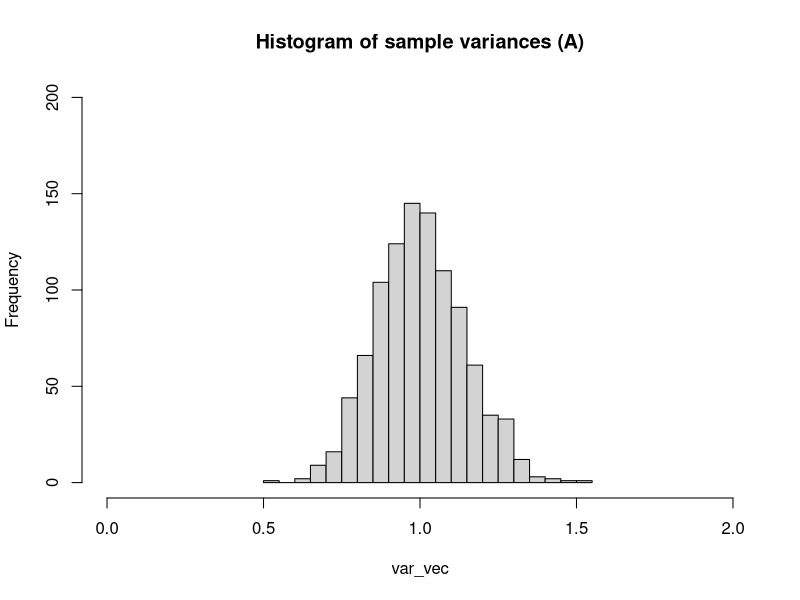
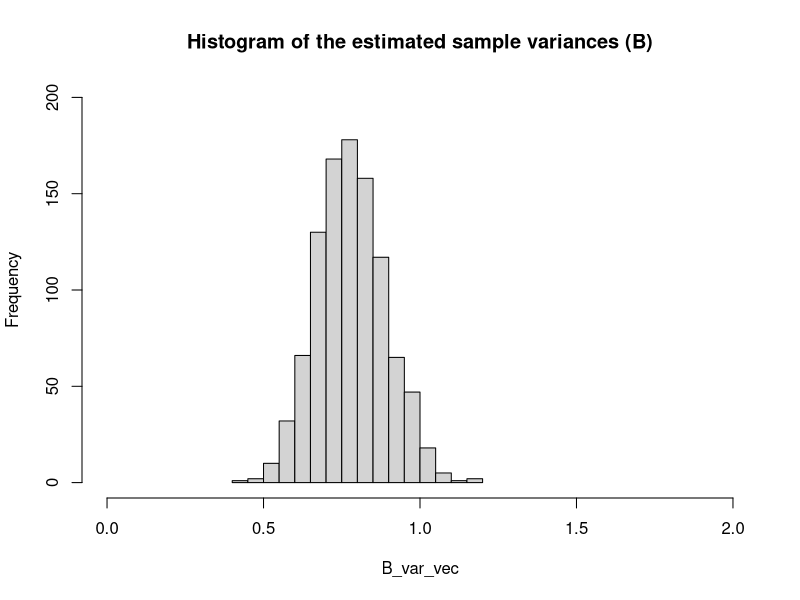
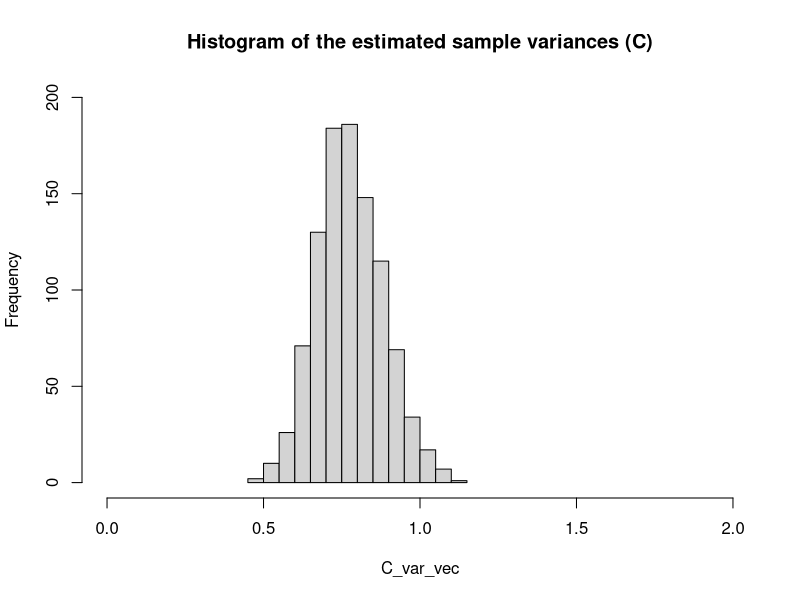
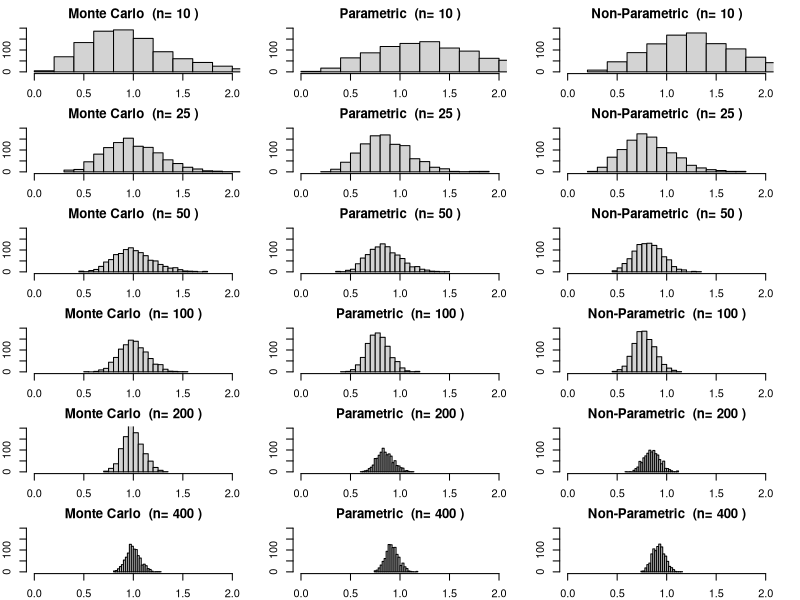
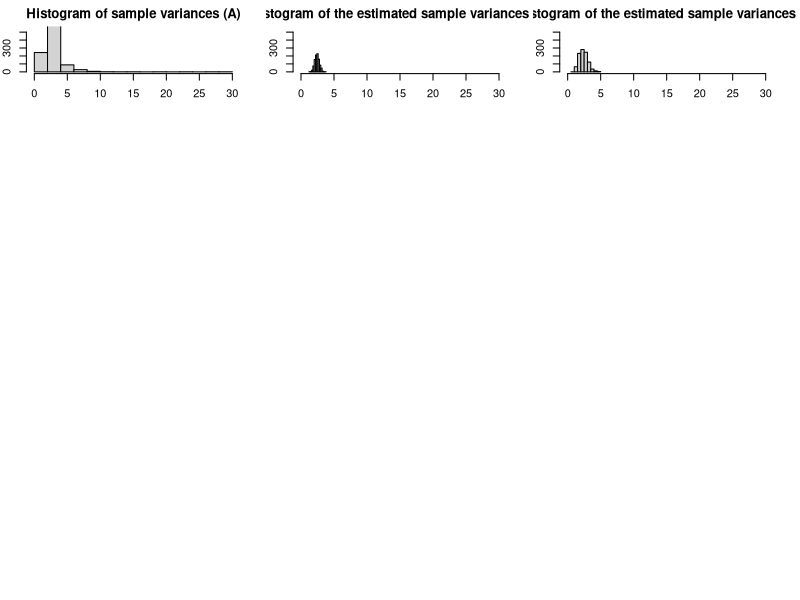
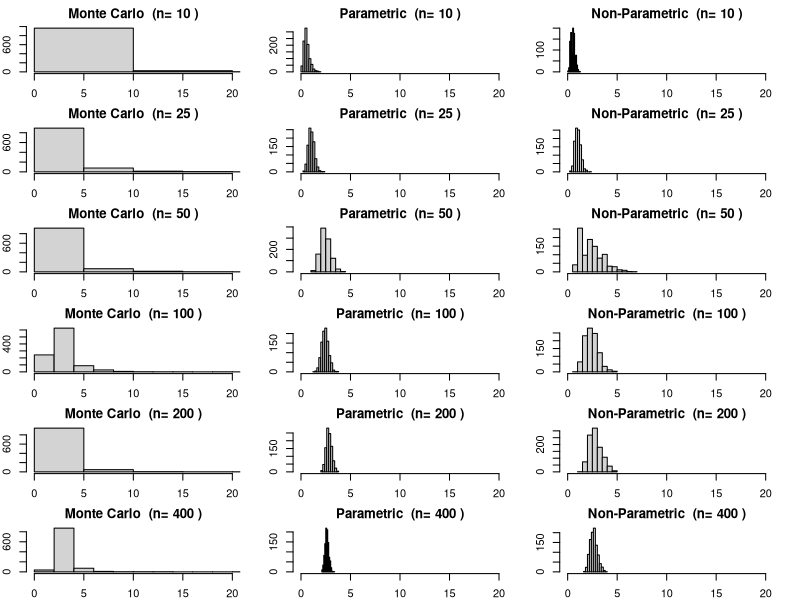
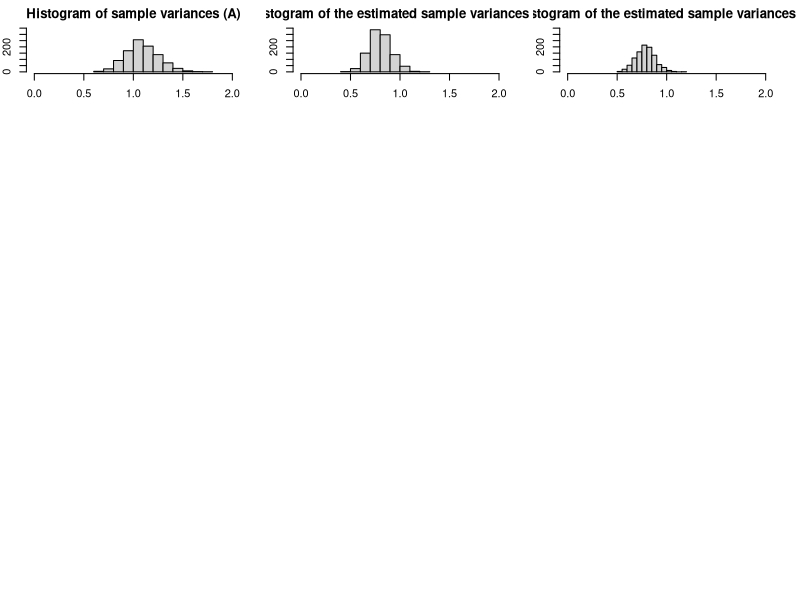
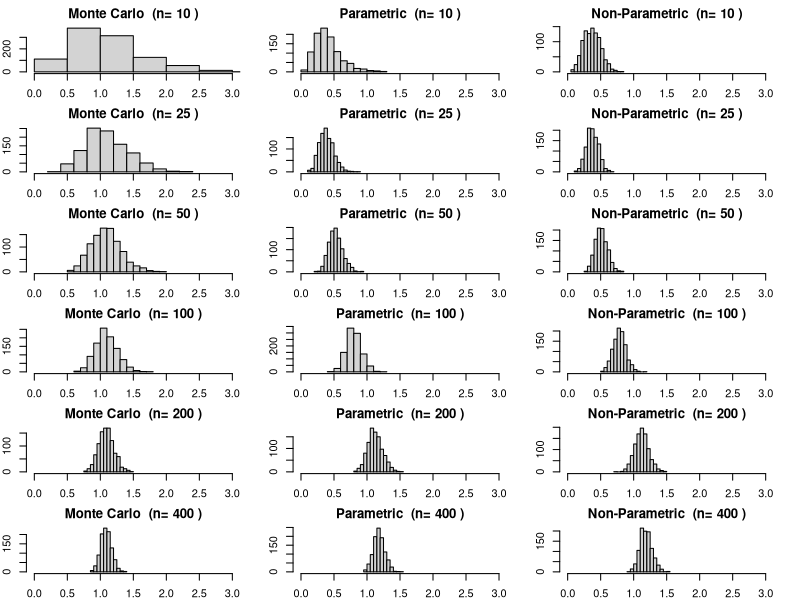

Generate these figures, in order, with R: (Note: a time limit stopped this script after it produced the figures.)
## ---- chunk 1
knitr::opts_chunk$set(warning = FALSE, message = FALSE) 
## ---- chunk 2
myRound <- function(x, acc=3) {mult = 10^acc; round(x*mult)/mult}
## ---- chunk 3
# Case 1
n = 100
m=1000
set.seed(0)
origData = rnorm(n) # case 1


# a) Player A
# generate 1000 data sets
set.seed(0)
z = rnorm(n*m)
mat = matrix(z,nrow=m)
#calculate variance for each row
var_vec = apply(mat,1,var) 
samp_mean = mean(var_vec)
samp_var = var(var_vec)
print(paste("The sample mean is (A): ", myRound(samp_mean)))
print(paste("The sample variance is (A): ", myRound(samp_var)))
hist(var_vec,
     ylim=c(0,200),
     breaks=20,
     xlim=c(0,2),
     main="Histogram of sample variances (A)")

# b) Player B
# Estimate mean and variance from the sample data
B_var = var(origData)
B_mean = mean(origData)
# simulate new data with 
set.seed(0)
B_mat = matrix(rnorm(n*m, mean = B_mean, sd = sqrt(B_var)),nrow=m)
B_var_vec = apply(B_mat,1,var) 
B_samp_mean = mean(B_var_vec)
B_samp_var = var(B_var_vec)
print(paste("The sample mean is (B): ", myRound(B_samp_mean)))
print(paste("The sample variance is (B): ", myRound(B_samp_var)))
hist(B_var_vec,
     ylim=c(0,200),
     breaks=20,
     xlim=c(0,2),
     main="Histogram of the estimated sample variances (B)")

# c) Player C
# sample new data
z=sample(x=origData, size=n*m, replace=TRUE)
C_mat = matrix(z,nrow=m)
C_var_vec = apply(C_mat,1,var) 
C_samp_mean = mean(C_var_vec)
C_samp_var = var(C_var_vec)
print(paste("The sample mean is (C): ", myRound(C_samp_mean)))
print(paste("The sample variance is (C): ", myRound(C_samp_var)))
hist(C_var_vec,
     ylim=c(0,200),
     breaks=20,
     xlim=c(0,2),
     main="Histogram of the estimated sample variances (C)")
## ---- chunk 4
# e)
n_vec=c(10, 25, 50, 100, 200, 400)
methods_vec = c("Monte Carlo", "Parametric", "Non-Parametric")
m=1000
set.seed(0)
data400 = rnorm(400)

# save results in tables
mean_res_df = data.frame(matrix(ncol=7, nrow=3))
var_res_df = data.frame(matrix(ncol=7, nrow=3))
colnames(mean_res_df) = c("Method", n_vec)
colnames(var_res_df) = c("Method", n_vec)
mean_res_df["Method"] = methods_vec
var_res_df["Method"] = methods_vec

par(mfrow=c(6,3),mar=c(2,2,2,2))
for(n in n_vec){
  mean_res_vec = c()
  var_res_vec = c()
  
  #Monte Carlo
  set.seed(0)
  z = rnorm(n*m)
  mat = matrix(z,nrow=m)
  var_vec = apply(mat,1,var) 
  samp_mean = myRound(mean(var_vec))
  samp_var = myRound(var(var_vec))
  mean_res_vec = c(mean_res_vec, samp_mean)
  var_res_vec = c(var_res_vec, samp_var)
  hist(var_vec,
       ylim=c(0,200),
       breaks=20,
       xlim=c(0,2),
       main=paste("Monte Carlo ", 
                  "(n=",n,")"))
  
  # Parametric
  # Estimate mean and variance from the sample data
  z = data400[1:n]
  B_var = var(z)
  B_mean = mean(z)
  # simulate new data with 
  set.seed(0)
  B_mat = matrix(rnorm(n*m, mean = B_mean, sd = sqrt(B_var)),nrow=m)
  B_var_vec = apply(B_mat,1,var) 
  B_samp_mean = myRound(mean(B_var_vec))
  B_samp_var = myRound(var(B_var_vec))
  mean_res_vec = c(mean_res_vec, B_samp_mean)
  var_res_vec = c(var_res_vec, B_samp_var)
  hist(B_var_vec,
       ylim=c(0,200),
       breaks=20,
       xlim=c(0,2),
       main=paste("Parametric ", 
                  "(n=",n,")"))
  
  # c) Player C
  # sample new data
  z=sample(x=data400[1:n], size=n*m, replace=TRUE)
  C_mat = matrix(z,nrow=m)
  C_var_vec = apply(C_mat,1,var) 
  C_samp_mean = myRound(mean(C_var_vec))
  C_samp_var = myRound(var(C_var_vec))
  mean_res_vec = c(mean_res_vec, C_samp_mean)
  var_res_vec = c(var_res_vec, C_samp_var)
  hist(C_var_vec,
       ylim=c(0,200),
       breaks=20,
       xlim=c(0,2),
       main=paste("Non-Parametric ", 
                  "(n=",n,")"))
  
  mean_res_df[as.character(n)] = mean_res_vec
  var_res_df[as.character(n)] = var_res_vec
}
# display tables
knitr::kable(mean_res_df, 
             format = "markdown", 
             caption = "Mean for different n values.")
knitr::kable(var_res_df, 
             format = "markdown",
             caption = "Variance for different n values.")

## ---- chunk 5
# Case 2
n = 100
m=1000
set.seed(0)
origData = rt(n,df=3); # case 2


# a) Player A
# generate 1000 data sets
set.seed(0)
z = rt(n*m,df=3)
mat = matrix(z,nrow=m)
#calculate variance for each row
var_vec = apply(mat,1,var) 
samp_mean = mean(var_vec)
samp_var = var(var_vec)
print(paste("The sample mean is (A): ", myRound(samp_mean)))
print(paste("The sample variance is (A): ", myRound(samp_var)))
hist(var_vec,
     ylim=c(0,550),
     # breaks=20,
     xlim=c(0,30),
     main="Histogram of sample variances (A)")

# b) Player B
# Estimate mean and variance from the sample data
B_var = var(origData)
B_mean = mean(origData)
# simulate new data with 
set.seed(0)
B_mat = matrix(rnorm(n*m, mean = B_mean, sd = sqrt(B_var)),nrow=m)
B_var_vec = apply(B_mat,1,var) 
B_samp_mean = mean(B_var_vec)
B_samp_var = var(B_var_vec)
print(paste("The sample mean is (B): ", myRound(B_samp_mean)))
print(paste("The sample variance is (B): ", myRound(B_samp_var)))
hist(B_var_vec,
     ylim=c(0,550),
     # breaks=20,
     xlim=c(0,30),
     main="Histogram of the estimated sample variances (B)")

# c) Player C
# sample new data
z=sample(x=origData, size=n*m, replace=TRUE)
C_mat = matrix(z,nrow=m)
C_var_vec = apply(C_mat,1,var) 
C_samp_mean = mean(C_var_vec)
C_samp_var = var(C_var_vec)
print(paste("The sample mean is (C): ", myRound(C_samp_mean)))
print(paste("The sample variance is (C): ", myRound(C_samp_var)))
hist(C_var_vec,
     ylim=c(0,550),
     # breaks=20,
     xlim=c(0,30),
     main="Histogram of the estimated sample variances (C)")
## ---- chunk 6
# e)
n_vec=c(10, 25, 50, 100, 200, 400)
methods_vec = c("Monte Carlo", "Parametric", "Non-Parametric")
m=1000
set.seed(0)
data400 = rt(400,df=3)

# save results in tables
mean_res_df = data.frame(matrix(ncol=7, nrow=3))
var_res_df = data.frame(matrix(ncol=7, nrow=3))
colnames(mean_res_df) = c("Method", n_vec)
colnames(var_res_df) = c("Method", n_vec)
mean_res_df["Method"] = methods_vec
var_res_df["Method"] = methods_vec

par(mfrow=c(6,3),mar=c(2,2,2,2))
for(n in n_vec){
  mean_res_vec = c()
  var_res_vec = c()
  
  #Monte Carlo
  set.seed(0)
  z = rt(n*m, df=3)
  mat = matrix(z,nrow=m)
  var_vec = apply(mat,1,var) 
  samp_mean = myRound(mean(var_vec))
  samp_var = myRound(var(var_vec))
  mean_res_vec = c(mean_res_vec, samp_mean)
  var_res_vec = c(var_res_vec, samp_var)
  hist(var_vec,
       # ylim=c(0,500),
       # breaks=20,
       xlim=c(0,20),
       main=paste("Monte Carlo ", 
                  "(n=",n,")"))
  
  # Parametric
  # Estimate mean and variance from the sample data
  z = data400[1:n]
  B_var = var(z)
  B_mean = mean(z)
  # simulate new data with 
  set.seed(0)
  B_mat = matrix(rnorm(n*m, mean = B_mean, sd = sqrt(B_var)),nrow=m)
  B_var_vec = apply(B_mat,1,var) 
  B_samp_mean = myRound(mean(B_var_vec))
  B_samp_var = myRound(var(B_var_vec))
  mean_res_vec = c(mean_res_vec, B_samp_mean)
  var_res_vec = c(var_res_vec, B_samp_var)
  hist(B_var_vec,
       # ylim=c(0,500),
       # breaks=20,
       xlim=c(0,20),
       main=paste("Parametric ", 
                  "(n=",n,")"))
  
  # c) Player C
  # sample new data
  z=sample(x=data400[1:n], size=n*m, replace=TRUE)
  C_mat = matrix(z,nrow=m)
  C_var_vec = apply(C_mat,1,var) 
  C_samp_mean = myRound(mean(C_var_vec))
  C_samp_var = myRound(var(C_var_vec))
  mean_res_vec = c(mean_res_vec, C_samp_mean)
  var_res_vec = c(var_res_vec, C_samp_var)
  hist(C_var_vec,
       # ylim=c(0,500),
       # breaks=20,
       xlim=c(0,20),
       main=paste("Non-Parametric ", 
                  "(n=",n,")"))
  
  mean_res_df[as.character(n)] = mean_res_vec
  var_res_df[as.character(n)] = var_res_vec
}
# display tables
knitr::kable(mean_res_df, 
             format = "markdown", 
             caption = "Mean for different n values.")
knitr::kable(var_res_df, 
             format = "markdown",
             caption = "Variance for different n values.")
## ---- chunk 7
# Case 3
n = 100
m=1000
set.seed(0)
origData = rt(n,df=25); # case 3


# a) Player A
# generate 1000 data sets
set.seed(0)
z = rt(n*m,df=25)
mat = matrix(z,nrow=m)
#calculate variance for each row
var_vec = apply(mat,1,var) 
samp_mean = mean(var_vec)
samp_var = var(var_vec)
print(paste("The sample mean is (A): ", myRound(samp_mean)))
print(paste("The sample variance is (A): ", myRound(samp_var)))
hist(var_vec,
     ylim=c(0,350),
     # breaks=20,
     xlim=c(0,2),
     main="Histogram of sample variances (A)")

# b) Player B
# Estimate mean and variance from the sample data
B_var = var(origData)
B_mean = mean(origData)
# simulate new data with 
set.seed(0)
B_mat = matrix(rnorm(n*m, mean = B_mean, sd = sqrt(B_var)),nrow=m)
B_var_vec = apply(B_mat,1,var) 
B_samp_mean = mean(B_var_vec)
B_samp_var = var(B_var_vec)
print(paste("The sample mean is (B): ", myRound(B_samp_mean)))
print(paste("The sample variance is (B): ", myRound(B_samp_var)))
hist(B_var_vec,
     ylim=c(0,350),
     # breaks=20,
     xlim=c(0,2),
     main="Histogram of the estimated sample variances (B)")

# c) Player C
# sample new data
z=sample(x=origData, size=n*m, replace=TRUE)
C_mat = matrix(z,nrow=m)
C_var_vec = apply(C_mat,1,var) 
C_samp_mean = mean(C_var_vec)
C_samp_var = var(C_var_vec)
print(paste("The sample mean is (C): ", myRound(C_samp_mean)))
print(paste("The sample variance is (C): ", myRound(C_samp_var)))
hist(C_var_vec,
     ylim=c(0,350),
     # breaks=20,
     xlim=c(0,2),
     main="Histogram of the estimated sample variances (C)")
## ---- chunk 8
# e)
n_vec=c(10, 25, 50, 100, 200, 400)
methods_vec = c("Monte Carlo", "Parametric", "Non-Parametric")
m=1000
set.seed(0)
data400 = rt(400,df=25)

# save results in tables
mean_res_df = data.frame(matrix(ncol=7, nrow=3))
var_res_df = data.frame(matrix(ncol=7, nrow=3))
colnames(mean_res_df) = c("Method", n_vec)
colnames(var_res_df) = c("Method", n_vec)
mean_res_df["Method"] = methods_vec
var_res_df["Method"] = methods_vec

par(mfrow=c(6,3),mar=c(2,2,2,2))
for(n in n_vec){
  mean_res_vec = c()
  var_res_vec = c()
  
  #Monte Carlo
  set.seed(0)
  z = rt(n*m, df=25)
  mat = matrix(z,nrow=m)
  var_vec = apply(mat,1,var) 
  samp_mean = myRound(mean(var_vec))
  samp_var = myRound(var(var_vec))
  mean_res_vec = c(mean_res_vec, samp_mean)
  var_res_vec = c(var_res_vec, samp_var)
  hist(var_vec,
       # ylim=c(0,500),
       # breaks=20,
       xlim=c(0,3),
       main=paste("Monte Carlo ", 
                  "(n=",n,")"))
  
  # Parametric
  # Estimate mean and variance from the sample data
  z = data400[1:n]
  B_var = var(z)
  B_mean = mean(z)
  # simulate new data with 
  set.seed(0)
  B_mat = matrix(rnorm(n*m, mean = B_mean, sd = sqrt(B_var)),nrow=m)
  B_var_vec = apply(B_mat,1,var) 
  B_samp_mean = myRound(mean(B_var_vec))
  B_samp_var = myRound(var(B_var_vec))
  mean_res_vec = c(mean_res_vec, B_samp_mean)
  var_res_vec = c(var_res_vec, B_samp_var)
  hist(B_var_vec,
       # ylim=c(0,500),
       # breaks=20,
       xlim=c(0,3),
       main=paste("Parametric ", 
                  "(n=",n,")"))
  
  # c) Player C
  # sample new data
  z=sample(x=data400[1:n], size=n*m, replace=TRUE)
  C_mat = matrix(z,nrow=m)
  C_var_vec = apply(C_mat,1,var) 
  C_samp_mean = myRound(mean(C_var_vec))
  C_samp_var = myRound(var(C_var_vec))
  mean_res_vec = c(mean_res_vec, C_samp_mean)
  var_res_vec = c(var_res_vec, C_samp_var)
  hist(C_var_vec,
       # ylim=c(0,500),
       # breaks=20,
       xlim=c(0,3),
       main=paste("Non-Parametric ", 
                  "(n=",n,")"))
  
  mean_res_df[as.character(n)] = mean_res_vec
  var_res_df[as.character(n)] = var_res_vec
}
# display tables
knitr::kable(mean_res_df, 
             format = "markdown", 
             caption = "Mean for different n values.")
knitr::kable(var_res_df, 
             format = "markdown",
             caption = "Variance for different n values.")
## ---- chunk 9
myCVids <- function(n, K, seed=0) {
# balanced subsets generation (subset sizes differ by at most 1)
# n is the number of observations/rows in the training set
# K is the desired number of folds (e.g., 5 or 10)
set.seed(seed);
t = floor(n/K); r = n-t*K;
id0 = rep((1:K),times=t)
ids = sample(id0,t*K)
if (r > 0) {ids = c(ids, sample(K,r))}
ids
}

# two-sample t test
column_t_test <- function(features, target){
  tests = lapply(seq(1,ncol(features)),function(x){t.test(features[,x]~target)})
  pval_lst = lapply(seq(1,length(tests)),function(x){tests[[x]]$p.value})
  return(list(tests, pval_lst))
}


# keep features with p-value <= 0.05
top_features <- function(pval_lst, p_val, p_min){
  bool_lst = lapply(seq(1,length(pval_lst)),function(x){pval_lst[[x]] < p_val})
  if(sum(as.integer(bool_lst))<=p_min){
    pval_df = t(data.frame(pval_lst))
    row.names(pval_df) <- NULL
    bool_df=data.frame(pval_sig=matrix(unlist(bool_lst), nrow=length(bool_lst), byrow=TRUE))
    bool_df$p_val <- pval_df[,1]
    selected_df = bool_df[bool_df$pval_sig==TRUE,]
    feat_index_vec = as.numeric(rownames(selected_df))
    return(feat_index_vec)
  }else{
    pval_df = t(data.frame(pval_lst))
    row.names(pval_df) <- NULL
    bool_df=data.frame(pval_sig=matrix(unlist(bool_lst), nrow=length(bool_lst), byrow=TRUE))
    bool_df$p_val <- pval_df[,1]
    bool_df$p_top = FALSE
    sorted_res = sort(bool_df$p_val, index.return=TRUE)
    bool_df[head(sorted_res$ix,p_min),]$p_top = TRUE
    bool_df$p_select = as.logical(bool_df$pval_sig*bool_df$p_top)
    selected_df = bool_df[bool_df$p_select==TRUE,]
    feat_index_vec = as.numeric(rownames(selected_df))
    return(feat_index_vec)
  }
  
  
}

# Mis-classification ratio calculation
MCR <- function(true_vals, pred_probs, threshold=0.5){
  if(length(true_vals)!=length(pred_probs)){
    print("ERROR: predictions and true values not of same shape")
  }else{
    pred_vals = as.integer((pred_probs > threshold))
    mcr = sum(pred_vals != true_vals)/length(true_vals)
    return(mcr)
  }
}
## ---- chunk 10
# Generate data
set.seed(0) # set seed
n = 25 # number of samples in each class
nr = n*2 # total number of samples
Y = c(rep(1,n),rep(0,n)) # target values
k=10 # k value for cross validation
p_star_vec = c(5,10,20,40) # p* values to select the top features in the data
i_vec = seq(5) #different values of i for different sized data sets

# create matrix where results will be stored
mcr_i_pstar_df = data.frame(matrix(0, 
                                   nrow = length(p_star_vec), 
                                   ncol = length(i_vec)+1)) 
mcr_i_pstar_df[,1] = p_star_vec # add p* values to results table

# loop over values of i to make different data sets
for(i in i_vec){
  nc = 200*2^i # nc = 6400
  M = matrix(rnorm(nr*nc),nrow=nr)
  X = M[,1:nc] # features of data
  # calculate cross validation indexes
  # this is applied only after feature selection
  ids = myCVids(n=nr, K=k, seed=0)
  # feature selection
  # apply two-sample t-test
  t_test_results = column_t_test(features=X, target=Y)
  # get all features according to p-value at differing values of p_star
  # create vector to store mean mcr values for each p* subset
  mean_pstar_mcr_vec = c() 
  
  # loop over p* values to create a subset of selected features
  for(p_star in p_star_vec){
    feat_index_vec = c(top_features(pval_lst=t_test_results[[2]],
                                    p_val=0.05, 
                                    p_min=p_star))
    
    X_pstar = X[,feat_index_vec]
    k_mcr_vec = c() # store all MCR values for each k

    # loop over k to calculate the MCR for each fold
    for( k in seq(k)){
      isk = (ids == k) # k varies from 1 to K
      valid.k = which(isk) # test data index
      train.k = which(!isk) # train data index
      # get all training data in single data frame
      train_df = data.frame(Y=Y[train.k], X_pstar[train.k,])
      # get all testing data in single data frame
      val_df = data.frame(Y=Y[valid.k], X_pstar[valid.k,])
      
      # train a Logistic regression model
      LR = glm(Y ~ .,
              data=train_df,
              family="binomial")
      
      # get estimated probabilities on the test data 
      LR_probs = data.frame(
                    predict(LR,
                    val_df,
                    type ="response"
                    )
                  )
      
      # use the probabilities to calculate the MCR
      mcr = MCR(
              true_vals=val_df$Y,
              pred_probs=LR_probs[,1],
              threshold=0.5)
      
      k_mcr_vec = c(k_mcr_vec, mcr)
    }
    mean_pstar_mcr = mean(k_mcr_vec) # get the mean MCR for all values of k

    mean_pstar_mcr_vec = c(mean_pstar_mcr_vec, mean_pstar_mcr)
  }
  mcr_i_pstar_df[,i+1] = mean_pstar_mcr_vec
}
# add all data to a data frame and transform to be in the correct format
mcr_i_pstar_df = t(mcr_i_pstar_df)
rownames(mcr_i_pstar_df) = c("p*", i_vec)
knitr::kable(mcr_i_pstar_df, format = "markdown") # display table

## ---- chunk 11
# Generate data
set.seed(0) # set seed
n = 25 # number of samples in each class
nr = n*2 # total number of samples
Y = c(rep(1,n),rep(0,n)) # target values
k=10 # k value for cross validation
p_star_vec = c(5,10,20,40) # p* values to select the top features in the data
i_vec = seq(5) #different values of i for different sized data sets

# create matrix where results will be stored
mcr_i_pstar_df = data.frame(matrix(0,
                                   nrow = length(p_star_vec),
                                   ncol = length(i_vec)+1))
mcr_i_pstar_df[,1] = p_star_vec # add p* values to results table
progress=0
# loop over values of i to make different data sets
for(i in i_vec){
  nc = 200*2^i # nc = 6400
  M = matrix(rnorm(nr*nc),nrow=nr)
  X = M[,1:nc] # features of data
  # calculate cross validation indexes
  # this is applied only after feature selection
  ids = myCVids(n=nr, K=k, seed=0)

  # get all features according to p-value at differing values of p_star
  # create vector to store mean mcr values for each p* subset
  mean_pstar_mcr_vec = c()

  # loop over p* values to create a subset of selected features
  for(p_star in p_star_vec){
    k_mcr_vec = c() # store all mcr values for each k

    # k-fold cross validation
    # loop over k to calculate the MCR for each fold
    for( k in seq(k)){
      progress=progress+1
      # print(myRound(progress/200)*100)
      isk = (ids == k) # k varies from 1 to K
      valid.k = which(isk) # test data index
      train.k = which(!isk) # train data index


      # feature selection
      # apply two-sample t-test
      t_test_results = column_t_test(features=X[train.k,], target=Y[train.k])
      feat_index_vec = c(top_features(pval_lst=t_test_results[[2]],
                                p_val=0.05,
                                p_min=p_star))
      X_pstar = X[,feat_index_vec]


      # get all training data in single data frame
      train_df = data.frame(Y=Y[train.k], X_pstar[train.k,])
      # get all testing data in single data frame
      val_df = data.frame(Y=Y[valid.k], X_pstar[valid.k,])

      # train a Logistic regression model
      LR = glm(Y ~ .,
              data=train_df,
              family="binomial")

      # get estimated probabilities on the test data
      LR_probs = data.frame(
                    predict(LR,
                    val_df,
                    type ="response"
                    )
                  )

      # use the probabilities to calculate the MCR
      mcr = MCR(
              true_vals=val_df$Y,
              pred_probs=LR_probs[,1],
              threshold=0.5)

      k_mcr_vec = c(k_mcr_vec, mcr)
    }
    mean_pstar_mcr = mean(k_mcr_vec) # get the mean MCR for all values of k

    mean_pstar_mcr_vec = c(mean_pstar_mcr_vec, mean_pstar_mcr)
  }
  mcr_i_pstar_df[,i+1] = mean_pstar_mcr_vec
}
# add all data to a data frame and transform to be in the correct format
mcr_i_pstar_df = t(mcr_i_pstar_df)
rownames(mcr_i_pstar_df) = c("p*", i_vec)
knitr::kable(mcr_i_pstar_df, format = "markdown") # display table
## ---- chunk 12
# functions
myCVids <- function(n, K, seed=0) {
# balanced subsets generation (subset sizes differ by at most 1)
# n is the number of observations/rows in the training set
# K is the desired number of folds (e.g., 5 or 10)
set.seed(seed);
t = floor(n/K); r = n-t*K;
id0 = rep((1:K),times=t)
ids = sample(id0,t*K)
if (r > 0) {ids = c(ids, sample(K,r))}
ids
}

genData <- function(n, seed=0) {
set.seed(seed)
x = seq(-1,1,length.out=n)
y = x - x^2 + 2*rnorm(n) # true sigma = 2;
out.df = data.frame(x=x, y=y)
out.df
}
## ---- chunk 13
# parameters
set.seed(100)
d_vec = seq(0,4)
# generate data
train.df = genData(n=200,seed=100)
test.df = genData(400)

# create k-fold indexes
k=5
inds.part = myCVids(n=nrow(train.df),K=k)
# create a data frame to save results into
M = matrix(0, nrow = (length(d_vec)), ncol = k+1)
KFOLD_df = data.frame(M) 
KFOLD_df[,1] = d_vec # add degrees to results table
colnames(KFOLD_df) = c("Degree", seq(k))

# loop over k-folds
for( k in seq(k)){
  isk = (inds.part == k) # k varies from 1 to K
  valid.k = which(isk) # test data index
  train.k = which(!isk)
  # split data 
  train_sub_df = train.df[train.k,]
  valid_df = train.df[valid.k,]
  
  d_mse_vec = c()
  for(d in d_vec){
    if(d==0){
      # train a polynomial model
      PR = lm(y ~ 1, data=train_sub_df)
    }else{
     # train a polynomial model
      PR = lm(y ~ poly(x, d, raw = TRUE), data=train_sub_df) 
    }
    # get predicted values to calculate MSE
    pred_val = predict(PR, valid_df, type="response")
    pred_true_val_df = data.frame(pred = pred_val, actual = valid_df$y)
    #calculate MSE
    mse = mean((pred_true_val_df$actual - pred_true_val_df$pred)^2)
    d_mse_vec = c(d_mse_vec, mse)
  }
  KFOLD_df[,k+1] = d_mse_vec
}

# tally of MSE
KFOLD_df$Total_MSE = rowSums(KFOLD_df)
knitr::kable(KFOLD_df, format = "markdown") # display table
# print best d value
print(paste("The best K-fold degree is: ",
            as.character(KFOLD_df[which.min(KFOLD_df$Total_MSE),]$Degree)))
## ---- chunk 14
# create k-fold indexes
k=nrow(train.df)
inds.part = myCVids(n=nrow(train.df),K=k)
# create a data frame to save results into
M = matrix(0, nrow = (length(d_vec)), ncol = k+1)
LOOCV_df = data.frame(M) 
LOOCV_df[,1] = d_vec # add degrees to results table
colnames(LOOCV_df) = c("Degree", seq(k))

# loop over k-folds
for( k in seq(k)){
  isk = (inds.part == k) # k varies from 1 to K
  valid.k = which(isk) # test data index
  train.k = which(!isk)
  # split data 
  train_sub_df = train.df[train.k,]
  valid_df = train.df[valid.k,]
  
  d_mse_vec = c()
  for(d in d_vec){
    if(d==0){
      # train a polynomial model
      PR = lm(y ~ 1, data=train_sub_df)
    }else{
     # train a polynomial model
      PR = lm(y ~ poly(x, d, raw = TRUE), data=train_sub_df) 
    }
    # get predicted values to calculate MSE
    pred_val = predict(PR, valid_df, type="response")
    pred_true_val_df = data.frame(pred = pred_val, actual = valid_df$y)
    #calculate MSE
    mse = mean((pred_true_val_df$actual - pred_true_val_df$pred)^2)
    d_mse_vec = c(d_mse_vec, mse)
  }
  LOOCV_df[,k+1] = d_mse_vec
}

# tally of MSE
LOOCV_df$Total_MSE = rowSums(LOOCV_df)
knitr::kable(LOOCV_df[,c(1,k+2)], format = "markdown") # display table
# print best d value
print(paste("The best LOOCV degree is: ",
            as.character(LOOCV_df[which.min(LOOCV_df$Total_MSE),]$Degree)))
## ---- chunk 15
# estimate test data MSE
test_d_vec = c()
for(d in d_vec){
  if(d==0){
    # train a polynomial model
    PR = lm(y ~ 1, data=train.df)
  }else{
   # train a polynomial model
    PR = lm(y ~ poly(x, d, raw = TRUE), data=train.df) 
  }
  # get predicted values to calculate MSE
  pred_val = predict(PR, test.df, type="response")
  pred_true_val_df = data.frame(pred = pred_val, actual = test.df$y)
  #calculate MSE
  mse = mean((pred_true_val_df$actual - pred_true_val_df$pred)^2)
  test_d_vec = c(test_d_vec, mse)
}

# visualize LOOCV and K-fold CV
# calculate max and min limits of data KFOLD
kfold_max_vec = apply(KFOLD_df[, 2:(ncol(KFOLD_df)-1)], 1, max)
kfold_min_vec = apply(KFOLD_df[, 2:(ncol(KFOLD_df)-1)], 1, min)
kfold_mean_vec = apply(KFOLD_df[, 2:(ncol(KFOLD_df)-1)], 1, mean)
# calculate max and min limits of data for LOOCV
loocv_max_vec = apply(LOOCV_df[, 2:(ncol(LOOCV_df)-1)], 1, max)
loocv_min_vec = apply(LOOCV_df[, 2:(ncol(LOOCV_df)-1)], 1, min)
loocv_mean_vec = apply(LOOCV_df[, 2:(ncol(LOOCV_df)-1)], 1, mean)

{plot(x=KFOLD_df$Degree, 
     y=kfold_mean_vec,
     ylab="Mean Squared Error",
     main="Mean MSE from CV",
     xlab="Degree of Polynomial",
     type='b',
     col='red',
     pch = 16,
     lwd=3,
     ylim=c(3,4.2))
lines(x=LOOCV_df$Degree,
     y=loocv_mean_vec,
     type='b',
     col='blue',
     pch = 16,
     lwd=3)
lines(x=LOOCV_df$Degree,
     y=test_d_vec,
     type='b',
     col='black',
     pch = 16,
     lwd=3)
abline(v=KFOLD_df[which.min(KFOLD_df$Total_MSE),]$Degree,
     col='red',
     pch = 16,
     lty=3,
     lwd=3)
abline(v=LOOCV_df[which.min(LOOCV_df$Total_MSE),]$Degree,
     col='blue',
     pch = 16,
     lty=3,
     lwd=3)
legend("topright",
       inset = 0.05, 
       legend = c("Training LOOCV MSE", "Training K-fold CV MSE", "LOOCV best d", "K-fold CV best d", "Test data MSE (No CV)"),
       lty = c(1,1,3,3),
       col = c("blue", "red","blue", "red", "black"),
       lwd = 2)}
## ---- chunk 16
# parameters
set.seed(100)
d_vec = seq(0,4)
# generate data
train.df = genData(n=400,seed=100)
test.df = genData(400)

# create k-fold indexes
k=5
inds.part = myCVids(n=nrow(train.df),K=k)
# create a data frame to save results into
M = matrix(0, nrow = (length(d_vec)), ncol = k+1)
KFOLD_df = data.frame(M) 
KFOLD_df[,1] = d_vec # add degrees to results table
colnames(KFOLD_df) = c("Degree", seq(k))

# loop over k-folds
for( k in seq(k)){
  isk = (inds.part == k) # k varies from 1 to K
  valid.k = which(isk) # test data index
  train.k = which(!isk)
  # split data 
  train_sub_df = train.df[train.k,]
  valid_df = train.df[valid.k,]
  
  d_mse_vec = c()
  for(d in d_vec){
    if(d==0){
      # train a polynomial model
      PR = lm(y ~ 1, data=train_sub_df)
    }else{
     # train a polynomial model
      PR = lm(y ~ poly(x, d, raw = TRUE), data=train_sub_df) 
    }
    # get predicted values to calculate MSE
    pred_val = predict(PR, valid_df, type="response")
    pred_true_val_df = data.frame(pred = pred_val, actual = valid_df$y)
    #calculate MSE
    mse = mean((pred_true_val_df$actual - pred_true_val_df$pred)^2)
    d_mse_vec = c(d_mse_vec, mse)
  }
  KFOLD_df[,k+1] = d_mse_vec
}

# tally of MSE
KFOLD_df$Total_MSE = rowSums(KFOLD_df)
knitr::kable(KFOLD_df, format = "markdown") # display table
# print best d value
print(paste("The best K-fold degree is: ",
            as.character(KFOLD_df[which.min(KFOLD_df$Total_MSE),]$Degree)))

# create k-fold indexes
k=nrow(train.df)
inds.part = myCVids(n=nrow(train.df),K=k)
# create a data frame to save results into
M = matrix(0, nrow = (length(d_vec)), ncol = k+1)
LOOCV_df = data.frame(M)
LOOCV_df[,1] = d_vec # add degrees to results table
colnames(LOOCV_df) = c("Degree", seq(k))

# loop over k-folds
for( k in seq(k)){
  isk = (inds.part == k) # k varies from 1 to K
  valid.k = which(isk) # test data index
  train.k = which(!isk)
  # split data 
  train_sub_df = train.df[train.k,]
  valid_df = train.df[valid.k,]
  
  d_mse_vec = c()
  for(d in d_vec){
    if(d==0){
      # train a polynomial model
      PR = lm(y ~ 1, data=train_sub_df)
    }else{
     # train a polynomial model
      PR = lm(y ~ poly(x, d, raw = TRUE), data=train_sub_df) 
    }
    # get predicted values to calculate MSE
    pred_val = predict(PR, valid_df, type="response")
    pred_true_val_df = data.frame(pred = pred_val, actual = valid_df$y)
    #calculate MSE
    mse = mean((pred_true_val_df$actual - pred_true_val_df$pred)^2)
    d_mse_vec = c(d_mse_vec, mse)
  }
  LOOCV_df[,k+1] = d_mse_vec
}

# tally of MSE
LOOCV_df$Total_MSE = rowSums(LOOCV_df)
knitr::kable(LOOCV_df[,c(1,k+2)], format = "markdown") # display table
# print best d value
print(paste("The best LOOCV degree is: ",
            as.character(LOOCV_df[which.min(LOOCV_df$Total_MSE),]$Degree)))

# estimate test data MSE
test_d_vec = c()
for(d in d_vec){
  if(d==0){
    # train a polynomial model
    PR = lm(y ~ 1, data=train.df)
  }else{
   # train a polynomial model
    PR = lm(y ~ poly(x, d, raw = TRUE), data=train.df) 
  }
  # get predicted values to calculate MSE
  pred_val = predict(PR, test.df, type="response")
  pred_true_val_df = data.frame(pred = pred_val, actual = test.df$y)
  #calculate MSE
  mse = mean((pred_true_val_df$actual - pred_true_val_df$pred)^2)
  test_d_vec = c(test_d_vec, mse)
}

# visualize LOOCV and K-fold CV
# calculate max and min limits of data KFOLD
kfold_max_vec = apply(KFOLD_df[, 2:(ncol(KFOLD_df)-1)], 1, max)
kfold_min_vec = apply(KFOLD_df[, 2:(ncol(KFOLD_df)-1)], 1, min)
kfold_mean_vec = apply(KFOLD_df[, 2:(ncol(KFOLD_df)-1)], 1, mean)
# calculate max and min limits of data for LOOCV
loocv_max_vec = apply(LOOCV_df[, 2:(ncol(LOOCV_df)-1)], 1, max)
loocv_min_vec = apply(LOOCV_df[, 2:(ncol(LOOCV_df)-1)], 1, min)
loocv_mean_vec = apply(LOOCV_df[, 2:(ncol(LOOCV_df)-1)], 1, mean)

{plot(x=KFOLD_df$Degree, 
     y=kfold_mean_vec,
     ylab="Mean Squared Error",
     main="Mean MSE from CV",
     xlab="Degree of Polynomial",
     type='b',
     col='red',
     pch = 16,
     lwd=3,
     ylim=c(3.5,4.5))
lines(x=LOOCV_df$Degree,
     y=loocv_mean_vec,
     type='b',
     col='blue',
     pch = 16,
     lwd=3)
lines(x=LOOCV_df$Degree,
     y=test_d_vec,
     type='b',
     col='black',
     pch = 16,
     lwd=3)
abline(v=KFOLD_df[which.min(KFOLD_df$Total_MSE),]$Degree,
     col='red',
     pch = 16,
     lty=3,
     lwd=3)
abline(v=LOOCV_df[which.min(LOOCV_df$Total_MSE),]$Degree,
     col='blue',
     pch = 16,
     lty=3,
     lwd=3)
legend("topright",
       inset = 0.05, 
       legend = c("Training LOOCV MSE", "Training K-fold CV MSE", "LOOCV best d", "K-fold CV best d", "Test data MSE (No CV)"),
       lty = c(1,1,3,3),
       col = c("blue", "red","blue", "red", "black"),
       lwd = 2)}
## ---- chunk 17
# assume values for x and cfp
# x = 0.25
cfp=1
n=100


x_vec=c()
A_vec=c()
C_vec=c()
R_vec=c()
FPR_vec=c()
TPR_vec=c()
G_vec=c()
for (x in seq(0.01,0.99,0.01)) {
  A=c(0.5, 0.2)
  C=c(cfp, 10*cfp)
  R=c(x, sqrt(x))
  
  Ai=0
  for(q in A){
    Ai = Ai+1
    P=n*q
    N=n*(1-q)
    
    Ri=0
    for(tpr in R){
      Ri=Ri+1
      # calculate TP, FP, TN, and FN with regards to x
      TP = tpr*P
      FN = P-TP
      FP = x*N
      TN = N-FP
      FPR = x
      TPR = tpr
      
      Ci=0
      for(cfn in C){
        Ci=Ci+1
        G = cfn*FN + cfp*FP
        
        x_vec=c(x_vec,x)
        A_vec=c(A_vec,Ai)
        C_vec=c(C_vec,Ci)
        R_vec=c(R_vec,Ri)
        FPR_vec=c(FPR_vec,FPR)
        TPR_vec=c(TPR_vec,TPR)
        G_vec=c(G_vec,G)
        
        # print(paste("(A:",as.character(Ai),")"))
        # print(paste("(C:",as.character(Ci),")"))
        # print(paste("(R:",as.character(Ri),")"))
        # print(paste("FPR = ", FPR))
        # print(paste("TPR = ", TPR))
        # print(paste("G = ", G))
        # print("----------------------------")
        
        
      }
    }
    
  }
}

results_df = data.frame(x_vec, 
                          A_vec,
                          C_vec,
                          R_vec, 
                          FPR_vec,
                          TPR_vec,
                          G_vec)

results_df$design_id <- paste(results_df$A_vec,
                              results_df$C_vec, 
                              results_df$R_vec)

# Objective function score visualization
plot(x=results_df$x_vec, 
     y=results_df$G_vec, 
     col=factor(results_df$design_id),
     ylab="G (misclassification cost)",
     xlab="x (FPR)")

## ---- chunk 18
# Generate data
set.seed(0)
n_vec = c(25, 50, 100, 200, 400, 800)
m = 1000 
df = data.frame(m=1:m)
table_df = data.frame(n=n_vec) # results table
mean_uniq_vec = c()
sd_uniq_vec = c()
for (n in n_vec){
  I = seq(n)
  samp_vec = c(sample(x=I, size=m ,replace=TRUE))
  df[paste("n",n , sep="")] = samp_vec
  
  mean_uniq_vec = c(mean_uniq_vec, mean(unique(samp_vec)))
  sd_uniq_vec = c(sd_uniq_vec, sd(unique(samp_vec)))
}

#visualize data
par(mfrow=c(3,2))
for(i in names(df)[2:7]){
  hist(df[[i]],
       xlab = "number",
       main=i)
}
## ---- chunk 19
# make table of results
table_df$Mean_Unique = myRound(mean_uniq_vec, acc=2)
table_df$SD_Unique = myRound(sd_uniq_vec, acc=2)
table_df = data.frame(t(table_df))

knitr::kable(table_df, format = "markdown")
